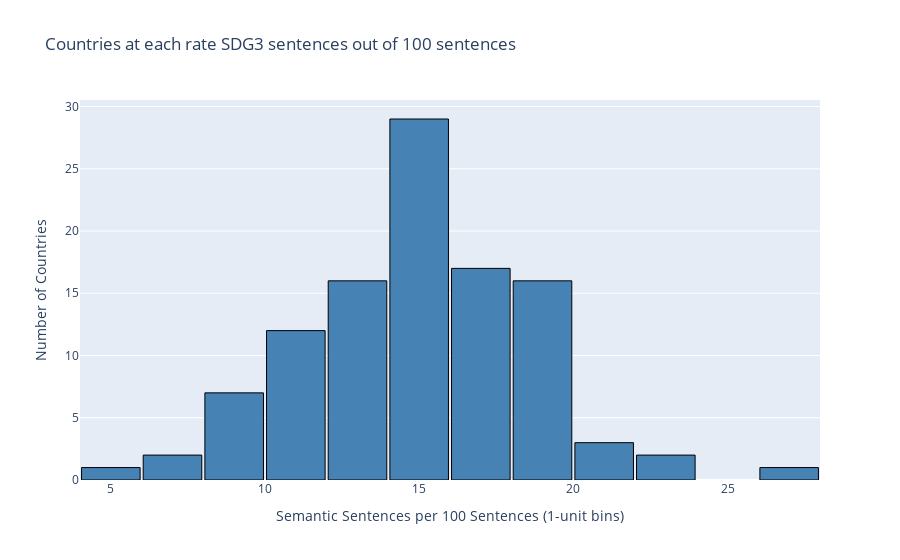

Notebook cell for this chart:
### Code cell
import plotly.express as px

# Aggregate to country-level (mean in case multiple speeches per country in 1995)
df_country = (
    df_plot.groupby(["ISO-alpha3 Code", "Country or Area"], as_index=False)
    ["semantic_sentences_per_100_sent"].mean()
)

fig = px.histogram(
    df_country,
    x="semantic_sentences_per_100_sent",
    nbins=int((df_country["semantic_sentences_per_100_sent"].max() -
               df_country["semantic_sentences_per_100_sent"].min())),
    title="Countries at each rate SDG3 sentences out of 100 sentences",
    labels={"semantic_sentences_per_100_sent": "Semantic Sentences per 100 Sentences"},
)

fig.update_traces(marker_color="steelblue", marker_line_color="black", marker_line_width=1)
fig.update_layout(
    bargap=0.05,
    xaxis_title="Semantic Sentences per 100 Sentences (1-unit bins)",
    yaxis_title="Number of Countries"
)

fig.show()

### Figure 1 — Plotly figure (JSON) as saved in the notebook; plotly's stock layout.template omitted (floating-point values rounded to 4 significant figures)
{"data": [{"bingroup": "x", "hovertemplate": "Semantic Sentences per 100 Sentences=%{x}<br>count=%{y}<extra></extra>", "legendgroup": "", "marker": {"color": "steelblue", "line": {"color": "black", "width": 1}, "pattern": {"shape": ""}}, "name": "", "nbinsx": 20, "orientation": "v", "showlegend": false, "type": "histogram", "x": [8.241, 12.46, 12.25, 13.22, 15.41, 11.94, 15.42, 16.16, 17.99, 17.89, 15.44, 18.37, 17.51, 15.91, 15.46, 19.71, 14.46, 14.51, 18.71, 12.55, 26.23, 19.4, 13.79, 18.61, 13.79, 18.38, 15.81, 18.34, 13.55, 10.39, 13.04, 14.76, 17.38, 12.05, 16.82, 17.89, 15.91, 19.89, 16.77, 22.75, 10.09, 18.08, 9.826, 14.82, 13.31, 15.5, 19.07, 11.25, 10.85, 9.387, 22.19, 9.783, 9.838, 20.08, 10.42, 15.57, 20.07, 11.4, 18.66, 16.16, 15.49, 15.53, 12.65, 15.94, 13.08, 15.69, 15.66, 15.31, 14.29, 10.81, 17.55, 12.15, 14.94, 12.59, 16.85, 15.87, 11.26, 9.923, 11.69, 13.98, 21.78, 16.21, 15.73, 9.317, 15.84, 14.7, 13.09, 11.87, 6.547, 19.19, 17.88, 16.56, 18.2, 18.78, 19.3, 6.481, 14.54, 15.18, 15.45, 11.13, 15.12, 16.07, 19.29, 16.65, 17.93, 5.562], "xaxis": "x", "yaxis": "y"}], "layout": {"bargap": 0.05, "barmode": "relative", "legend": {"tracegroupgap": 0}, "title": {"text": "Countries at each rate SDG3 sentences out of 100 sentences"}, "xaxis": {"anchor": "y", "domain": [0, 1], "title": {"text": "Semantic Sentences per 100 Sentences (1-unit bins)"}}, "yaxis": {"anchor": "x", "domain": [0, 1], "title": {"text": "Number of Countries"}}}}
